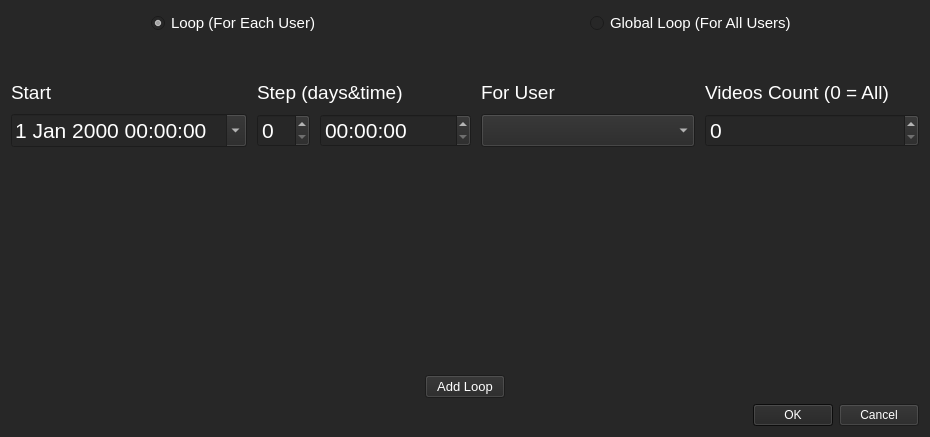
<?xml version="1.0" encoding="UTF-8"?>
<ui version="4.0">
 <class>Upload_Time</class>
 <widget class="QDialog" name="Upload_Time">
  <property name="geometry">
   <rect>
    <x>0</x>
    <y>0</y>
    <width>930</width>
    <height>437</height>
   </rect>
  </property>
  <property name="sizePolicy">
   <sizepolicy hsizetype="Preferred" vsizetype="Preferred">
    <horstretch>0</horstretch>
    <verstretch>0</verstretch>
   </sizepolicy>
  </property>
  <property name="maximumSize">
   <size>
    <width>1000</width>
    <height>800</height>
   </size>
  </property>
  <property name="windowTitle">
   <string>Upload Time Settings</string>
  </property>
  <property name="styleSheet">
   <string notr="true">background-color: rgb(39, 39, 39);
color: rgb(255, 255, 255);
alternate-background-color: rgb(39, 39, 39);
selection-background-color: rgb(15, 15, 15);</string>
  </property>
  <layout class="QVBoxLayout" name="verticalLayout">
   <item>
    <layout class="QHBoxLayout" name="horizontalLayout">
     <property name="spacing">
      <number>6</number>
     </property>
     <property name="sizeConstraint">
      <enum>QLayout::SetMinimumSize</enum>
     </property>
     <item alignment="Qt::AlignHCenter">
      <widget class="QRadioButton" name="Loop_radio">
       <property name="font">
        <font>
         <family>Arial</family>
         <pointsize>11</pointsize>
        </font>
       </property>
       <property name="layoutDirection">
        <enum>Qt::LeftToRight</enum>
       </property>
       <property name="text">
        <string>Loop (For Each User)</string>
       </property>
       <property name="checked">
        <bool>true</bool>
       </property>
      </widget>
     </item>
     <item alignment="Qt::AlignHCenter">
      <widget class="QRadioButton" name="LoopGlobal_radio">
       <property name="font">
        <font>
         <family>Arial</family>
         <pointsize>11</pointsize>
        </font>
       </property>
       <property name="text">
        <string>Global Loop (For All Users)</string>
       </property>
      </widget>
     </item>
    </layout>
   </item>
   <item>
    <spacer name="verticalSpacer">
     <property name="orientation">
      <enum>Qt::Vertical</enum>
     </property>
     <property name="sizeType">
      <enum>QSizePolicy::Fixed</enum>
     </property>
     <property name="sizeHint" stdset="0">
      <size>
       <width>20</width>
       <height>40</height>
      </size>
     </property>
    </spacer>
   </item>
   <item>
    <layout class="QGridLayout" name="gridLayout" rowstretch="0,0,0,0">
     <property name="sizeConstraint">
      <enum>QLayout::SetDefaultConstraint</enum>
     </property>
     <property name="spacing">
      <number>10</number>
     </property>
     <item row="0" column="0">
      <widget class="QLabel" name="label_Start">
       <property name="font">
        <font>
         <family>Arial</family>
         <pointsize>14</pointsize>
        </font>
       </property>
       <property name="text">
        <string>Start</string>
       </property>
      </widget>
     </item>
     <item row="0" column="1">
      <widget class="QLabel" name="label_Step">
       <property name="font">
        <font>
         <family>Arial</family>
         <pointsize>14</pointsize>
        </font>
       </property>
       <property name="text">
        <string>Step (days&amp;time)</string>
       </property>
      </widget>
     </item>
     <item row="0" column="2">
      <widget class="QLabel" name="label_User">
       <property name="font">
        <font>
         <family>Arial</family>
         <pointsize>14</pointsize>
        </font>
       </property>
       <property name="text">
        <string>For User</string>
       </property>
      </widget>
     </item>
     <item row="0" column="3">
      <widget class="QLabel" name="label_Videos">
       <property name="font">
        <font>
         <family>Arial</family>
         <pointsize>14</pointsize>
        </font>
       </property>
       <property name="text">
        <string>Videos Count (0 = All)</string>
       </property>
      </widget>
     </item>
     <item row="1" column="0">
      <widget class="QDateTimeEdit" name="startTimeEdit_1">
       <property name="font">
        <font>
         <family>Arial</family>
         <pointsize>16</pointsize>
        </font>
       </property>
       <property name="calendarPopup">
        <bool>true</bool>
       </property>
      </widget>
     </item>
     <item row="1" column="1">
      <layout class="QHBoxLayout" name="time_layout_1">
       <item>
        <widget class="QSpinBox" name="days_Spin_1">
         <property name="sizePolicy">
          <sizepolicy hsizetype="Fixed" vsizetype="Fixed">
           <horstretch>0</horstretch>
           <verstretch>0</verstretch>
          </sizepolicy>
         </property>
         <property name="font">
          <font>
           <family>Arial</family>
           <pointsize>16</pointsize>
          </font>
         </property>
        </widget>
       </item>
       <item>
        <widget class="QTimeEdit" name="timeEdit_1">
         <property name="font">
          <font>
           <family>Arial</family>
           <pointsize>16</pointsize>
          </font>
         </property>
        </widget>
       </item>
      </layout>
     </item>
     <item row="1" column="2">
      <widget class="QComboBox" name="User_ComboBox_1">
       <property name="font">
        <font>
         <family>Arial</family>
         <pointsize>16</pointsize>
        </font>
       </property>
      </widget>
     </item>
     <item row="1" column="3">
      <widget class="QSpinBox" name="videoCount_Spin_1">
       <property name="font">
        <font>
         <family>Arial</family>
         <pointsize>16</pointsize>
        </font>
       </property>
      </widget>
     </item>
    </layout>
   </item>
   <item>
    <spacer name="verticalSpacer_2">
     <property name="orientation">
      <enum>Qt::Vertical</enum>
     </property>
     <property name="sizeType">
      <enum>QSizePolicy::MinimumExpanding</enum>
     </property>
     <property name="sizeHint" stdset="0">
      <size>
       <width>20</width>
       <height>40</height>
      </size>
     </property>
    </spacer>
   </item>
   <item>
    <layout class="QHBoxLayout" name="horizontalLayout_2">
     <item>
      <spacer name="horizontalSpacer_2">
       <property name="orientation">
        <enum>Qt::Horizontal</enum>
       </property>
       <property name="sizeHint" stdset="0">
        <size>
         <width>40</width>
         <height>20</height>
        </size>
       </property>
      </spacer>
     </item>
     <item>
      <widget class="QPushButton" name="AddLoop_Button">
       <property name="font">
        <font>
         <family>Arial</family>
         <pointsize>10</pointsize>
        </font>
       </property>
       <property name="text">
        <string>Add Loop</string>
       </property>
      </widget>
     </item>
     <item>
      <spacer name="horizontalSpacer">
       <property name="orientation">
        <enum>Qt::Horizontal</enum>
       </property>
       <property name="sizeHint" stdset="0">
        <size>
         <width>40</width>
         <height>20</height>
        </size>
       </property>
      </spacer>
     </item>
    </layout>
   </item>
   <item>
    <widget class="QDialogButtonBox" name="buttonBox">
     <property name="orientation">
      <enum>Qt::Horizontal</enum>
     </property>
     <property name="standardButtons">
      <set>QDialogButtonBox::Cancel|QDialogButtonBox::Ok</set>
     </property>
    </widget>
   </item>
  </layout>
 </widget>
 <resources/>
 <connections>
  <connection>
   <sender>buttonBox</sender>
   <signal>accepted()</signal>
   <receiver>Upload_Time</receiver>
   <slot>accept()</slot>
   <hints>
    <hint type="sourcelabel">
     <x>248</x>
     <y>254</y>
    </hint>
    <hint type="destinationlabel">
     <x>157</x>
     <y>274</y>
    </hint>
   </hints>
  </connection>
  <connection>
   <sender>buttonBox</sender>
   <signal>rejected()</signal>
   <receiver>Upload_Time</receiver>
   <slot>reject()</slot>
   <hints>
    <hint type="sourcelabel">
     <x>316</x>
     <y>260</y>
    </hint>
    <hint type="destinationlabel">
     <x>286</x>
     <y>274</y>
    </hint>
   </hints>
  </connection>
 </connections>
</ui>
